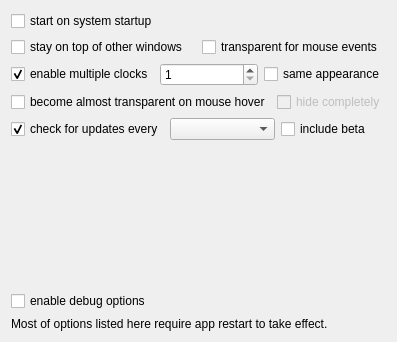
     <widget class="QWidget" name="app_global_tab">
      <attribute name="title">
       <string>App Global</string>
      </attribute>
      <layout class="QGridLayout" name="gridLayout_5">
       <item row="0" column="0">
        <widget class="QCheckBox" name="enable_autostart">
         <property name="text">
          <string>start on system startup</string>
         </property>
        </widget>
       </item>
       <item row="1" column="0">
        <widget class="QCheckBox" name="enable_stay_on_top">
         <property name="text">
          <string>stay on top of other windows</string>
         </property>
        </widget>
       </item>
       <item row="1" column="1">
        <widget class="QCheckBox" name="enable_transp_for_input">
         <property name="text">
          <string>transparent for mouse events</string>
         </property>
        </widget>
       </item>
       <item row="2" column="0" colspan="2">
        <layout class="QHBoxLayout" name="multiwindow_layout">
         <item>
          <widget class="QCheckBox" name="enable_multiwindow">
           <property name="text">
            <string>enable multiple clocks</string>
           </property>
           <property name="checked">
            <bool>true</bool>
           </property>
          </widget>
         </item>
         <item>
          <widget class="QSpinBox" name="wnd_count_edit">
           <property name="minimum">
            <number>1</number>
           </property>
           <property name="maximum">
            <number>8</number>
           </property>
          </widget>
         </item>
         <item>
          <widget class="QCheckBox" name="use_same_appearance">
           <property name="text">
            <string>same appearance</string>
           </property>
          </widget>
         </item>
        </layout>
       </item>
       <item row="3" column="0" colspan="2">
        <layout class="QHBoxLayout" name="transparent_on_hover_layout">
         <item>
          <widget class="QCheckBox" name="transparent_on_hover">
           <property name="text">
            <string>become almost transparent on mouse hover</string>
           </property>
          </widget>
         </item>
         <item>
          <widget class="QCheckBox" name="hide_on_mouse_hover">
           <property name="enabled">
            <bool>false</bool>
           </property>
           <property name="text">
            <string>hide completely</string>
           </property>
          </widget>
         </item>
        </layout>
       </item>
       <item row="4" column="0" colspan="2">
        <layout class="QHBoxLayout" name="autoupdate_layout">
         <item>
          <widget class="QCheckBox" name="enable_autoupdate">
           <property name="text">
            <string>check for updates every</string>
           </property>
           <property name="checked">
            <bool>true</bool>
           </property>
          </widget>
         </item>
         <item>
          <widget class="QComboBox" name="update_period_edit"/>
         </item>
         <item>
          <widget class="QCheckBox" name="check_for_beta">
           <property name="text">
            <string>include beta</string>
           </property>
          </widget>
         </item>
        </layout>
       </item>
       <item row="5" column="0">
        <spacer name="verticalSpacer">
         <property name="orientation">
          <enum>Qt::Orientation::Vertical</enum>
         </property>
         <property name="sizeHint" stdset="0">
          <size>
           <width>20</width>
           <height>145</height>
          </size>
         </property>
        </spacer>
       </item>
       <item row="6" column="0">
        <widget class="QCheckBox" name="enable_debug_options">
         <property name="text">
          <string>enable debug options</string>
         </property>
        </widget>
       </item>
       <item row="7" column="0" colspan="2">
        <widget class="QLabel" name="warning_label">
         <property name="text">
          <string>Most of options listed here require app restart to take effect.</string>
         </property>
        </widget>
       </item>
      </layout>
     </widget>
